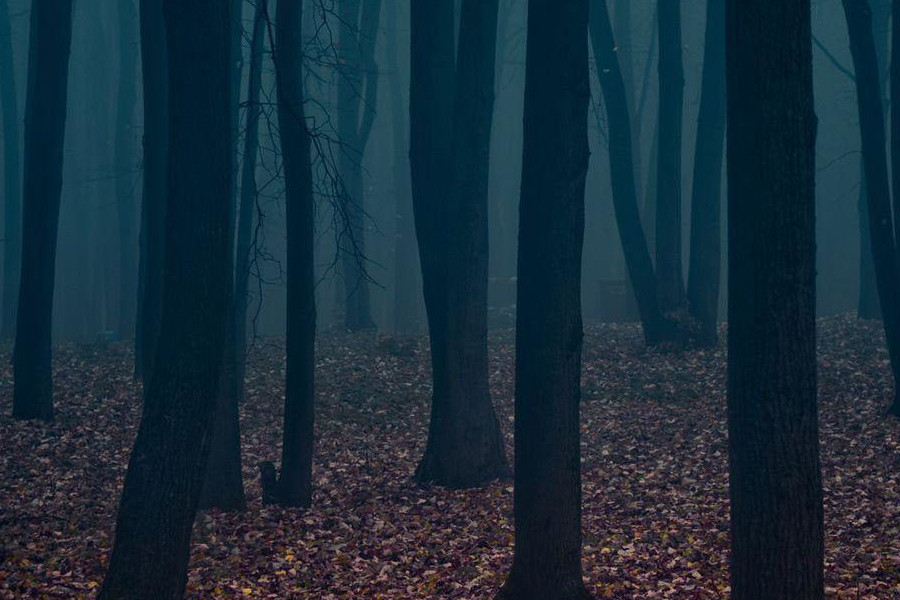
#> input picture test.jpg, 900 x 600 px
$ python he.py test.jpg
#> lines starting #> are read from the running program, lines starting #| are printed output that depends on the picture
#> in main, img is the input picture: shape (600, 900, 3); mean R, G, B 24, 45.3, 58.8
import numpy as np
import matplotlib.pyplot as plt
from skimage import exposure as ex
import imageio
import sys

def he(img):
    if(len(img.shape)==2):      #gray
        outImg = ex.equalize_hist(img[:,:])*255
    elif(len(img.shape)==3):    #RGB
        outImg = np.zeros((img.shape[0],img.shape[1],3))
        for channel in range(img.shape[2]):
            outImg[:, :, channel] = ex.equalize_hist(img[:, :, channel])*255
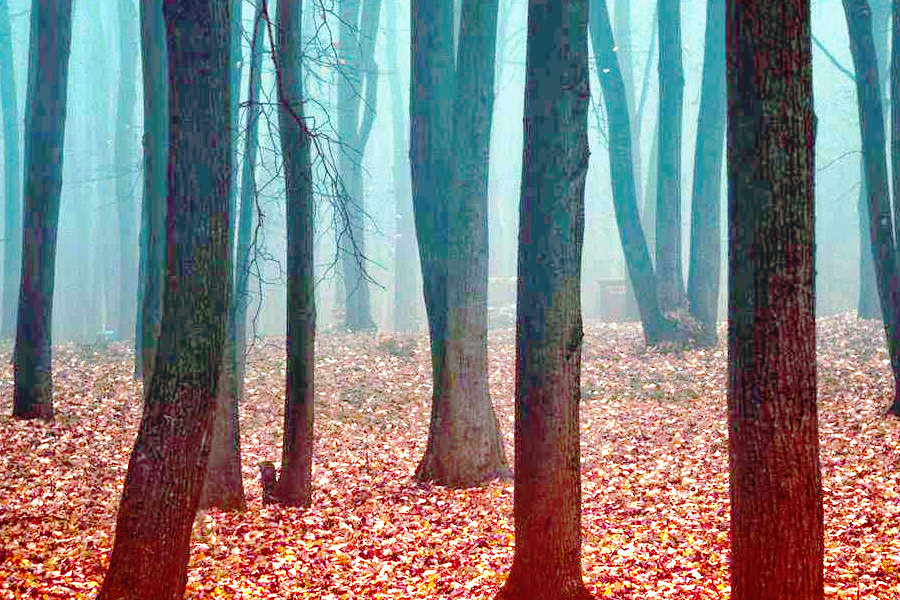
#> outImg: shape (600, 900, 3) float64; mean R, G, B 131.3, 129.8, 129.6

    outImg[outImg>255] = 255
    outImg[outImg<0] = 0
    return outImg.astype(np.uint8)

def main():
    img_name = sys.argv[1]
    img = imageio.imread(img_name)
    result = he(img)
    plt.imshow(result)
    plt.show()

if __name__ == '__main__':
    main()
